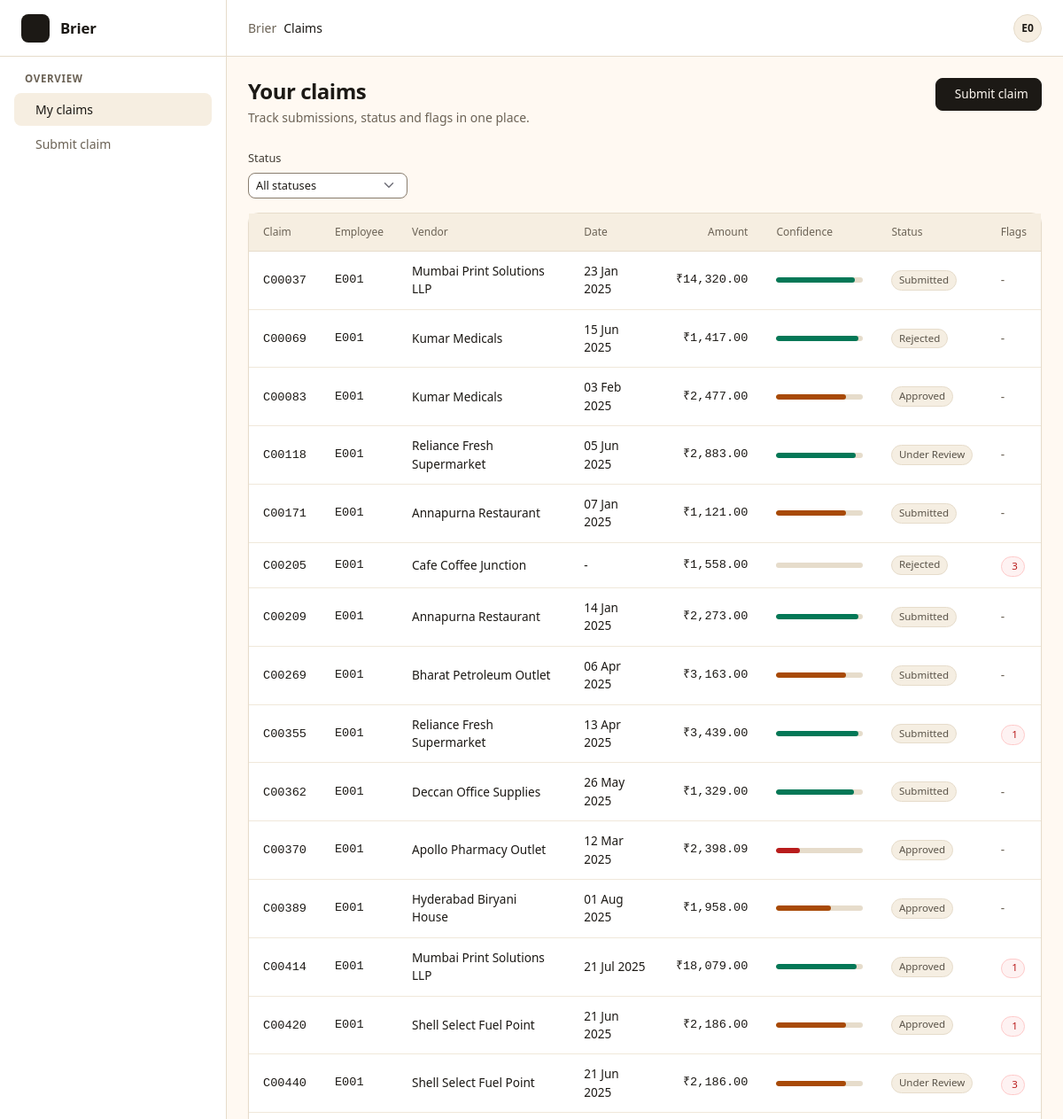
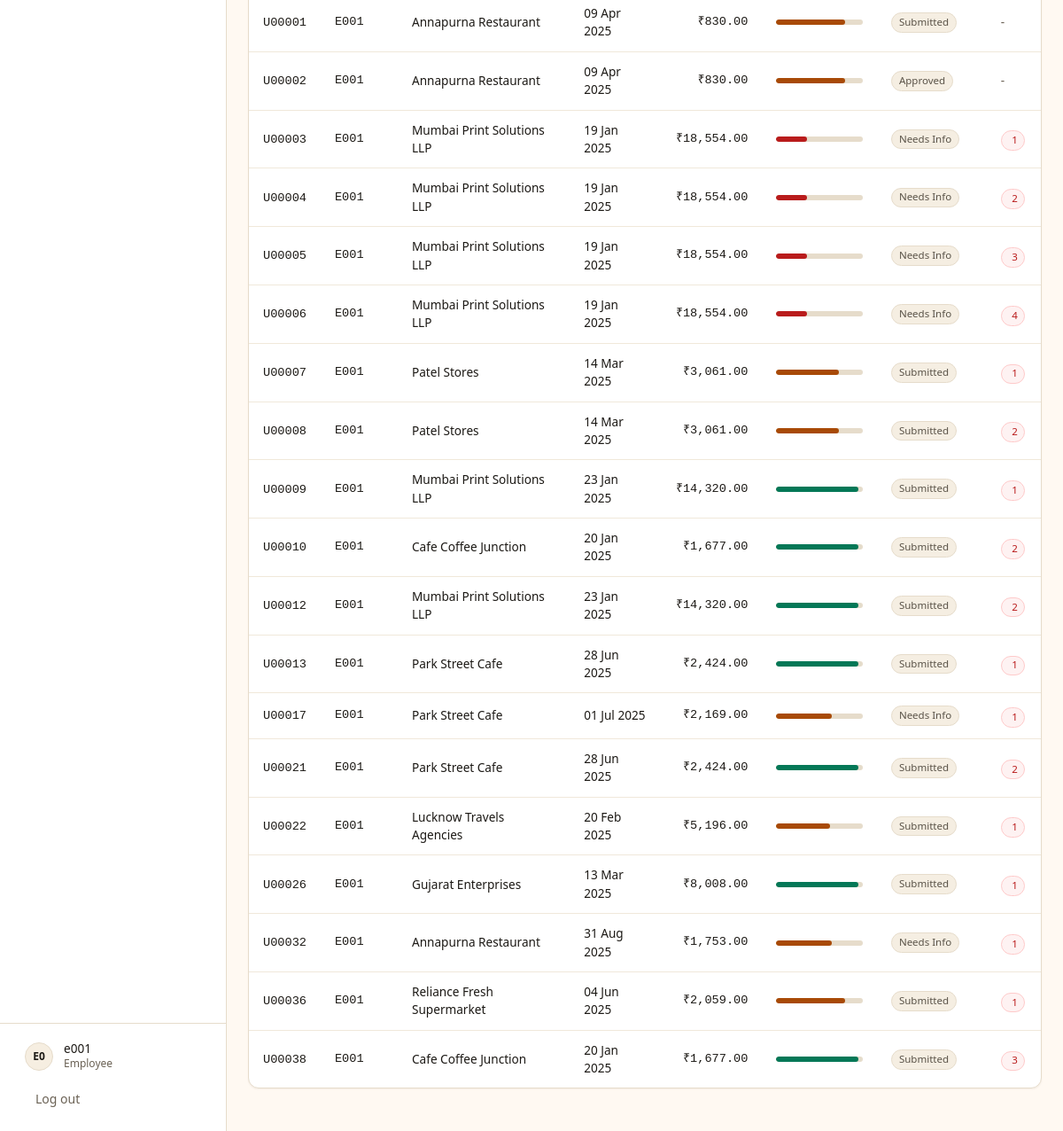
Screenshot of /claims/ (signed in) with the database file from the repository (2 pictures, top to bottom).
### expenses/models.py (models this page shows, shortened)
class Claim(models.Model):
    DRAFT = "DRAFT"
    SUBMITTED = "SUBMITTED"
    UNDER_REVIEW = "UNDER_REVIEW"
    NEEDS_INFO = "NEEDS_INFO"
    APPROVED = "APPROVED"
    REJECTED = "REJECTED"
    STATUSES = [(s, s.replace("_", " ").title()) for s in
                (DRAFT, SUBMITTED, UNDER_REVIEW, NEEDS_INFO, APPROVED, REJECTED)]
    OPEN_STATUSES = (SUBMITTED, UNDER_REVIEW, NEEDS_INFO)
    claim_id = models.CharField(max_length=32, unique=True)
    employee = models.ForeignKey(Employee, on_delete=models.CASCADE, related_name="claims")
    receipt = models.ForeignKey(Receipt, on_delete=models.CASCADE, related_name="claims")
    claimed_amount = models.DecimalField(max_digits=12, decimal_places=2, null=True, blank=True)
    description = models.CharField(max_length=300, blank=True)
    category = models.CharField(max_length=40, blank=True)
    status = models.CharField(max_length=20, choices=STATUSES, default=SUBMITTED,
                              db_index=True)
    submitted_at = models.DateTimeField(null=True, blank=True, db_index=True)
    reviewer = models.ForeignKey(settings.AUTH_USER_MODEL, on_delete=models.SET_NULL,
                                 null=True, blank=True, related_name="reviewed_claims")
    decided_at = models.DateTimeField(null=True, blank=True)
    decision_note = models.CharField(max_length=300, blank=True)
    duplicate_group = models.IntegerField(null=True, blank=True, db_index=True)
    class Meta:
        ordering = ["-submitted_at"]
    @property
    def currency(self) -> str:
        return self.receipt.currency or "INR"
    @property
    def amount_display(self) -> str:
        from core.currency import format_amount
        return format_amount(self.claimed_amount, self.currency)

class Employee(models.Model):
    user = models.OneToOneField(settings.AUTH_USER_MODEL, on_delete=models.CASCADE,
                                null=True, blank=True, related_name="employee")
    employee_code = models.CharField(max_length=16, unique=True)
    full_name = models.CharField(max_length=120, blank=True)
    department = models.CharField(max_length=60, blank=True)
    class Meta:
        ordering = ["employee_code"]

class Receipt(models.Model):
    OCR_SOURCES = [("sidecar", "Native text"), ("tesseract", "Tesseract OCR"),
                   ("manual", "Manually entered")]
    receipt_id = models.CharField(max_length=32, unique=True)
    image = models.ImageField(upload_to="receipts/", blank=True, null=True)
    image_path = models.CharField(max_length=300, blank=True)
    text = models.TextField(blank=True)
    ocr_source = models.CharField(max_length=20, choices=OCR_SOURCES, default="sidecar")
    phash = models.CharField(max_length=20, blank=True, db_index=True)
    vendor = models.ForeignKey(Vendor, on_delete=models.SET_NULL, null=True, blank=True,
                               related_name="receipts")
    vendor_raw = models.CharField(max_length=200, blank=True)
    gstin = models.CharField(max_length=20, blank=True)
    invoice_no = models.CharField(max_length=40, blank=True, db_index=True)
    invoice_date = models.DateField(null=True, blank=True, db_index=True)
    subtotal = models.DecimalField(max_digits=12, decimal_places=2, null=True, blank=True)
    cgst = models.DecimalField(max_digits=12, decimal_places=2, null=True, blank=True)
    sgst = models.DecimalField(max_digits=12, decimal_places=2, null=True, blank=True)
    igst = models.DecimalField(max_digits=12, decimal_places=2, null=True, blank=True)
    total = models.DecimalField(max_digits=12, decimal_places=2, null=True, blank=True)
    currency = models.CharField(max_length=3, blank=True, default="INR", db_index=True)
    currency_confidence = models.FloatField(default=0.0)
    doc_confidence = models.FloatField(default=0.0)
    arithmetic_ok = models.BooleanField(null=True, blank=True)
    needs_review = models.BooleanField(default=False)
    noise_tier = models.IntegerField(default=0)
    template_id = models.CharField(max_length=20, blank=True)
    created_at = models.DateTimeField(auto_now_add=True)
    class Meta:
        indexes = [models.Index(fields=["invoice_no", "total"])]
    @property
    def confidence_pct(self) -> int:
        return int(round(self.doc_confidence * 100))
    @property
    def confidence_band(self) -> str:
        if self.doc_confidence >= CONFIDENCE_HIGH:
            return "high"
        return "medium" if self.doc_confidence >= CONFIDENCE_LOW else "low"

class Vendor(models.Model):
    canonical_id = models.CharField(max_length=16, unique=True)
    name = models.CharField(max_length=200)
    normalized_name = models.CharField(max_length=200, db_index=True, blank=True)
    gstin = models.CharField(max_length=15, blank=True, db_index=True)
    category = models.CharField(max_length=40, blank=True)
    city = models.CharField(max_length=80, blank=True)
    class Meta:
        ordering = ["name"]

### expenses/views.py (the view)
# urls.py: path("claims/", views.claim_list, name="claim_list"),
@login_required
def claim_list(request):
    claims = (Claim.objects.select_related("receipt", "employee", "receipt__vendor")
              .annotate(n_flags=Count("flags_as_a", filter=Q(flags_as_a__status=DuplicateFlag.OPEN))))
    finance = is_finance(request.user)
    employee = getattr(request.user, "employee", None)
    mine = not finance or request.GET.get("scope", "mine") == "mine"
    if mine:
        claims = claims.filter(employee=employee) if employee is not None else claims.none()
    status = request.GET.get("status")
    if status:
        claims = claims.filter(status=status)
    return render(request, "expenses/claim_list.html", {
        "claims": claims[:200], "statuses": Claim.STATUSES,
        "current_status": status, "scope": "mine" if mine else "all",
        "is_finance": finance,
    })

### core/currency.py (called while the page is built)
def symbol_for(code: str | None) -> str:
    currency = CURRENCIES.get((code or "").upper())
    return currency.symbols[0] if currency else ""

def format_amount(value, code: str | None = None) -> str:
    if value is None:
        return ""
    currency = CURRENCIES.get((code or "").upper())
    decimals = currency.decimals if currency else 2
    try:
        number = f"{Decimal(str(value)):,.{decimals}f}"
    except (InvalidOperation, ValueError):
        return str(value)
    return f"{symbol_for(code)}{number}" if currency else number

### expenses/context_processors.py (called while the page is built)
def roles(request):
    return {"is_finance": is_finance(request.user)}

### expenses/views.py (called while the page is built)
def is_finance(user) -> bool:
    return user.is_authenticated and (user.is_superuser
                                      or user.groups.filter(name=FINANCE_GROUP).exists())

### expenses/templates/expenses/claim_list.html (shortened to what this page needs)
{% extends "expenses/base.html" %}
{% load humanize %}
{% block crumbs %}<span class="current">Claims</span>{% endblock %}
{% block content %}
<div class="page-head">
  <div>
    <h1 class="page-title">Your claims</h1>
    <p class="page-sub">Track submissions, status and flags in one place.</p>
  </div>
  <div class="page-actions">
    <a href="{% url 'claim_submit' %}" class="btn btn-primary">Submit claim</a>
  </div>
</div>
<form method="get" class="filters mb-3">
  <div class="field">
    <label class="form-label" for="f-status">Status</label>
    <select id="f-status" name="status" class="form-select form-select-sm" onchange="this.form.requestSubmit()">
      <option value="">All statuses</option>
    </select>
  </div>
</form>
<div class="panel"><div class="table-wrap">
<table class="table align-middle">
  <thead><tr>
    <th>Claim</th><th>Employee</th><th>Vendor</th><th>Date</th>
    <th class="text-end">Amount</th><th>Confidence</th><th>Status</th><th>Flags</th>
  </tr></thead>
  <tbody>
  {% for claim in claims %}
    <tr>
      <td><a class="cell-link" href="{% url 'claim_detail' claim.claim_id %}">{{ claim.claim_id }}</a></td>
      <td class="dim mono">{{ claim.employee.employee_code }}</td>
      <td>{{ claim.receipt.vendor.name|default:claim.receipt.vendor_raw|default:"-"|truncatechars:26 }}</td>
      <td class="dim">{{ claim.receipt.invoice_date|date:"d M Y"|default:"-" }}</td>
      <td class="num">{{ claim.amount_display }}</td>
      <td class="conf-cell">
        <div class="conf-bar conf-{{ claim.receipt.confidence_band }}" title="{{ claim.receipt.confidence_pct }}%">
          <span style="width:{{ claim.receipt.confidence_pct }}%"></span>
        </div>
      </td>
      <td><span class="badge">{{ claim.get_status_display }}</span></td>
      <td>{% if claim.n_flags %}<span class="badge bg-danger">{{ claim.n_flags }}</span>{% else %}<span class="dim">-</span>{% endif %}</td>
    </tr>
  {% endfor %}
  </tbody>
</table>
</div></div>
{% endblock %}

### expenses/templates/expenses/base.html (shortened to what this page needs)
{% load humanize static %}<!doctype html>
<html lang="en" data-bs-theme="light">
<head>
  <link href="https://cdn.jsdelivr.net/npm/bootstrap@5.3.3/dist/css/bootstrap.min.css" rel="stylesheet">
  <link href="https://cdn.jsdelivr.net/npm/@fontsource-variable/geist@5/index.css" rel="stylesheet">
  <link href="https://cdn.jsdelivr.net/npm/@fontsource-variable/geist-mono@5/index.css" rel="stylesheet">
  <link href="https://cdn.jsdelivr.net/npm/@phosphor-icons/web@2.1.1/src/regular/style.css" rel="stylesheet">
  <link href="{% static 'expenses/app.css' %}" rel="stylesheet">
  <link href="{% static 'expenses/loading.css' %}" rel="stylesheet">
</head>
<body>
{% with page=request.resolver_match.url_name %}
{% if user.is_authenticated %}
<nav class="sidebar" id="sidebar" aria-label="Main">
  <a class="brand" href="{% if is_finance %}{% url 'dashboard' %}{% else %}{% url 'claim_list' %}{% endif %}">
    <span class="brand-mark"></span>
    <span class="brand-name">Brier</span>
  </a>
  <div class="sidebar-scroll">
    <div class="nav-group">
      <div class="nav-label">Overview</div>
      <a class="nav-item {% if page == 'claim_list' or page == 'claim_detail' %}is-active{% endif %}" href="{% url 'claim_list' %}"
         {% if page == 'claim_list' %}aria-current="page"{% endif %}>My claims</a>
      <a class="nav-item {% if page == 'claim_submit' %}is-active{% endif %}" href="{% url 'claim_submit' %}"
         {% if page == 'claim_submit' %}aria-current="page"{% endif %}>Submit claim</a>
    </div>
  </div>
  <div class="sidebar-foot">
    <div class="user-block">
      <span class="avatar" aria-hidden="true">{{ user.username|slice:":2" }}</span>
      <div>
        <div class="user-name">{{ user.username }}</div>
        <div class="user-role">{% if is_finance %}Reviewer{% else %}Employee{% endif %}</div>
      </div>
    </div>
    <form method="post" action="{% url 'logout' %}">
      <button class="nav-item as-button" type="submit" data-loading-label="Logging out">Log out</button>
    </form>
  </div>
</nav>
<div class="app-main">
  <header class="topbar">
    <div class="crumbs">
      <a class="crumb-root" href="{% if is_finance %}{% url 'dashboard' %}{% else %}{% url 'claim_list' %}{% endif %}">Brier</a>
      {% block crumbs %}{% endblock %}
    </div>
    <div class="topbar-actions">
      <button class="icon-btn theme-toggle" type="button" data-theme-toggle aria-label="Toggle theme">
      </button>
      <span class="avatar" aria-hidden="true">{{ user.username|slice:":2" }}</span>
    </div>
  </header>
  <main class="page">
{% endif %}
{% block content %}{% endblock %}
{% if user.is_authenticated %}
  </main>
</div>
{% else %}
  </div>
</div>
{% endif %}
{% endwith %}
</body>
</html>

### expenses/static/expenses/loading.css (style rules this page uses)
:root { --load-min: 350ms; --load-cap: 1500ms; --skeleton-delay: 250ms; --shimmer-speed: 1.4s; --bar-height: 2px; --fade-ms: 300ms; --z-preloader: 90; --z-navbar: 95; }
[data-bs-theme="light"] { --shimmer-color: rgba(255, 255, 255, 0.65); --sk-base: color-mix(in srgb, var(--track) 70%, transparent); --bar-color: var(--ink); }

### rows the page displays
Claim: claim_id "C00037", employee.employee_code "E001", receipt.vendor.name "Mumbai Print Solutions LLP", receipt.invoice_date "23 Jan 2025", amount_display "₹14,320.00", status "Submitted"
Claim: claim_id "C00069", employee.employee_code "E001", receipt.vendor.name "Kumar Medicals", receipt.invoice_date "15 Jun 2025", amount_display "₹1,417.00", status "Rejected"
Claim: claim_id "C00083", employee.employee_code "E001", receipt.vendor.name "Kumar Medicals", receipt.invoice_date "03 Feb 2025", amount_display "₹2,477.00", status "Approved"
Claim: claim_id "C00118", employee.employee_code "E001", receipt.vendor.name "Reliance Fresh Supermarket", receipt.invoice_date "05 Jun 2025", amount_display "₹2,883.00", status "Under Review"
Claim: claim_id "C00171", employee.employee_code "E001", receipt.vendor.name "Annapurna Restaurant", receipt.invoice_date "07 Jan 2025", amount_display "₹1,121.00", status "Submitted"
Claim: claim_id "C00205", employee.employee_code "E001", receipt.vendor.name "Cafe Coffee Junction", receipt.invoice_date "-", amount_display "₹1,558.00", status "Rejected", n_flags "3"
Claim: claim_id "C00209", employee.employee_code "E001", receipt.vendor.name "Annapurna Restaurant", receipt.invoice_date "14 Jan 2025", amount_display "₹2,273.00", status "Submitted"
Claim: claim_id "C00269", employee.employee_code "E001", receipt.vendor.name "Bharat Petroleum Outlet", receipt.invoice_date "06 Apr 2025", amount_display "₹3,163.00", status "Submitted"
Claim: claim_id "C00355", employee.employee_code "E001", receipt.vendor.name "Reliance Fresh Supermarket", receipt.invoice_date "13 Apr 2025", amount_display "₹3,439.00", status "Submitted", n_flags "1"
Claim: claim_id "C00362", employee.employee_code "E001", receipt.vendor.name "Deccan Office Supplies", receipt.invoice_date "26 May 2025", amount_display "₹1,329.00", status "Submitted"
Claim: claim_id "C00370", employee.employee_code "E001", receipt.vendor.name "Apollo Pharmacy Outlet", receipt.invoice_date "12 Mar 2025", amount_display "₹2,398.09", status "Approved"
Claim: claim_id "C00389", employee.employee_code "E001", receipt.vendor.name "Hyderabad Biryani House", receipt.invoice_date "01 Aug 2025", amount_display "₹1,958.00", status "Approved"
Claim: claim_id "C00414", employee.employee_code "E001", receipt.vendor.name "Mumbai Print Solutions LLP", receipt.invoice_date "21 Jul 2025", amount_display "₹18,079.00", status "Approved", n_flags "1"
Claim: claim_id "C00420", employee.employee_code "E001", receipt.vendor.name "Shell Select Fuel Point", receipt.invoice_date "21 Jun 2025", amount_display "₹2,186.00", status "Approved", n_flags "1"
Claim: claim_id "C00440", employee.employee_code "E001", receipt.vendor.name "Shell Select Fuel Point", receipt.invoice_date "21 Jun 2025", amount_display "₹2,186.00", status "Under Review", n_flags "3"
Claim: claim_id "U00001", employee.employee_code "E001", receipt.vendor.name "Annapurna Restaurant", receipt.invoice_date "09 Apr 2025", amount_display "₹830.00", status "Submitted"
Claim: claim_id "U00002", employee.employee_code "E001", receipt.vendor.name "Annapurna Restaurant", receipt.invoice_date "09 Apr 2025", amount_display "₹830.00", status "Approved"
Claim: claim_id "U00003", employee.employee_code "E001", receipt.vendor.name "Mumbai Print Solutions LLP", receipt.invoice_date "19 Jan 2025", amount_display "₹18,554.00", status "Needs Info", n_flags "1"
Claim: claim_id "U00004", employee.employee_code "E001", receipt.vendor.name "Mumbai Print Solutions LLP", receipt.invoice_date "19 Jan 2025", amount_display "₹18,554.00", status "Needs Info", n_flags "2"
Claim: claim_id "U00005", employee.employee_code "E001", receipt.vendor.name "Mumbai Print Solutions LLP", receipt.invoice_date "19 Jan 2025", amount_display "₹18,554.00", status "Needs Info", n_flags "3"
Claim: claim_id "U00006", employee.employee_code "E001", receipt.vendor.name "Mumbai Print Solutions LLP", receipt.invoice_date "19 Jan 2025", amount_display "₹18,554.00", status "Needs Info", n_flags "4"
Claim: claim_id "U00007", employee.employee_code "E001", receipt.vendor.name "Patel Stores", receipt.invoice_date "14 Mar 2025", amount_display "₹3,061.00", status "Submitted", n_flags "1"
Claim: claim_id "U00008", employee.employee_code "E001", receipt.vendor.name "Patel Stores", receipt.invoice_date "14 Mar 2025", amount_display "₹3,061.00", status "Submitted", n_flags "2"
Claim: claim_id "U00009", employee.employee_code "E001", receipt.vendor.name "Mumbai Print Solutions LLP", receipt.invoice_date "23 Jan 2025", amount_display "₹14,320.00", status "Submitted", n_flags "1"
Claim: claim_id "U00010", employee.employee_code "E001", receipt.vendor.name "Cafe Coffee Junction", receipt.invoice_date "20 Jan 2025", amount_display "₹1,677.00", status "Submitted", n_flags "2"
Claim: claim_id "U00012", employee.employee_code "E001", receipt.vendor.name "Mumbai Print Solutions LLP", receipt.invoice_date "23 Jan 2025", amount_display "₹14,320.00", status "Submitted", n_flags "2"
Claim: claim_id "U00013", employee.employee_code "E001", receipt.vendor.name "Park Street Cafe", receipt.invoice_date "28 Jun 2025", amount_display "₹2,424.00", status "Submitted", n_flags "1"
Claim: claim_id "U00017", employee.employee_code "E001", receipt.vendor.name "Park Street Cafe", receipt.invoice_date "01 Jul 2025", amount_display "₹2,169.00", status "Needs Info", n_flags "1"
Claim: claim_id "U00021", employee.employee_code "E001", receipt.vendor.name "Park Street Cafe", receipt.invoice_date "28 Jun 2025", amount_display "₹2,424.00", status "Submitted", n_flags "2"
Claim: claim_id "U00022", employee.employee_code "E001", receipt.vendor.name "Lucknow Travels Agencies", receipt.invoice_date "20 Feb 2025", amount_display "₹5,196.00", status "Submitted", n_flags "1"
Claim: claim_id "U00026", employee.employee_code "E001", receipt.vendor.name "Gujarat Enterprises", receipt.invoice_date "13 Mar 2025", amount_display "₹8,008.00", status "Submitted", n_flags "1"
Claim: claim_id "U00032", employee.employee_code "E001", receipt.vendor.name "Annapurna Restaurant", receipt.invoice_date "31 Aug 2025", amount_display "₹1,753.00", status "Needs Info", n_flags "1"
Claim: claim_id "U00036", employee.employee_code "E001", receipt.vendor.name "Reliance Fresh Supermarket", receipt.invoice_date "04 Jun 2025", amount_display "₹2,059.00", status "Submitted", n_flags "1"
Claim: claim_id "U00038", employee.employee_code "E001", receipt.vendor.name "Cafe Coffee Junction", receipt.invoice_date "20 Jan 2025", amount_display "₹1,677.00", status "Submitted", n_flags "3"

### other values shown
{{ user.username|slice:":2" }} "E0"
{{ user.username }} "e001"
